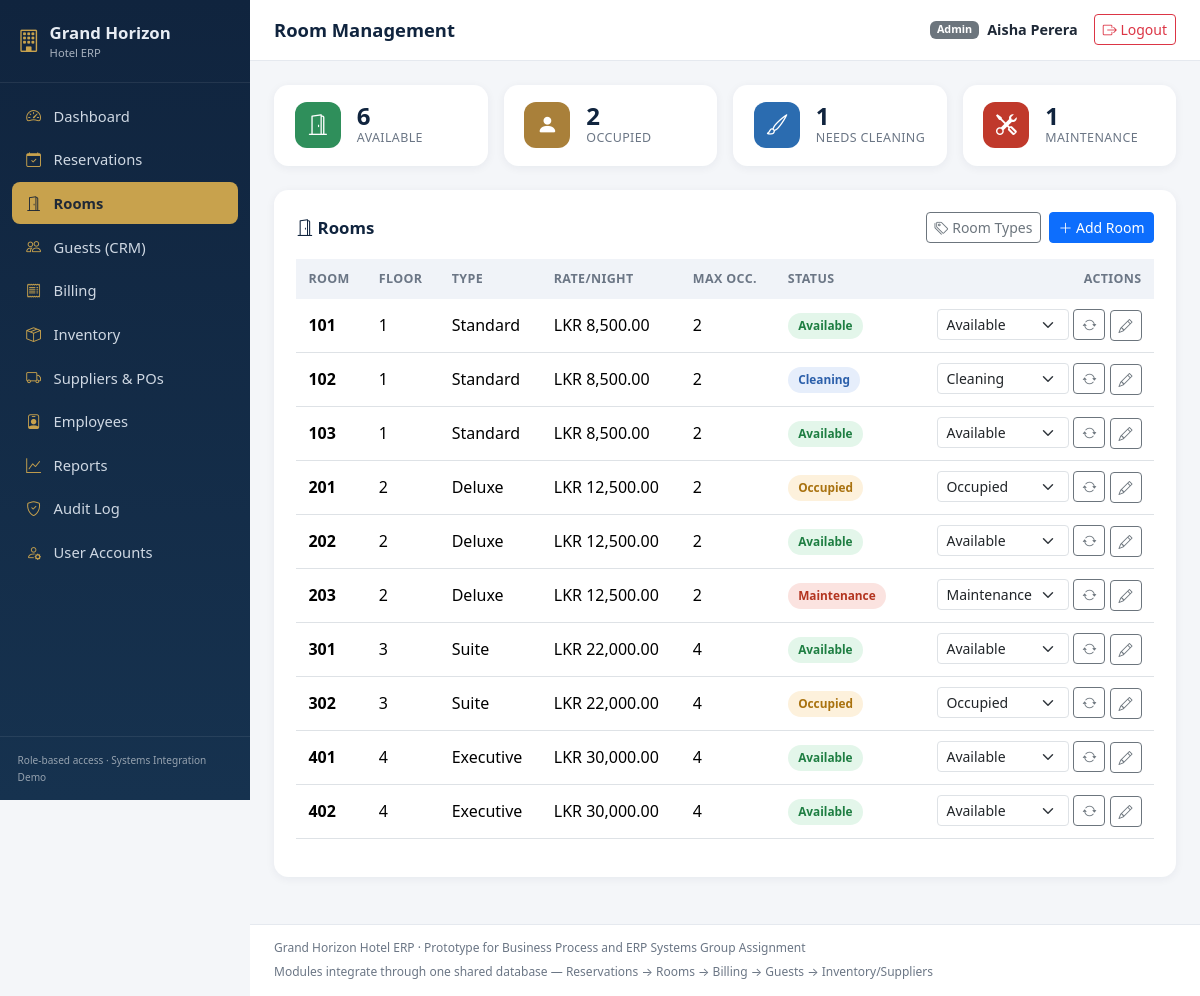
/modules/rooms/list.php (signed in), run on the app's committed database.
### tables this page shows
CREATE TABLE Rooms (
    RoomID       INT AUTO_INCREMENT PRIMARY KEY,
    RoomNumber   VARCHAR(10) NOT NULL UNIQUE,
    RoomTypeID   INT NOT NULL,
    Floor        INT NOT NULL DEFAULT 1,
    Status       ENUM('Available','Occupied','Maintenance','Cleaning') NOT NULL DEFAULT 'Available',
    Notes        VARCHAR(255) NULL,
    FOREIGN KEY (RoomTypeID) REFERENCES RoomTypes(RoomTypeID)
);

CREATE TABLE RoomTypes (
    RoomTypeID   INT AUTO_INCREMENT PRIMARY KEY,
    TypeName     VARCHAR(50) NOT NULL,
    BaseRate     DECIMAL(10,2) NOT NULL,
    MaxOccupancy INT NOT NULL DEFAULT 2,
    Description  VARCHAR(255) NULL
);

### includes/functions.php (called while the page is built, shortened)
<?php
function e(?string $value): string
{
    return htmlspecialchars($value ?? '', ENT_QUOTES, 'UTF-8');
}
function formatMoney(?float $amount): string
{
    return 'LKR ' . number_format((float) $amount, 2);
}

### modules/rooms/list.php (the view, shortened to what this page needs)
<?php
require_once __DIR__ . '/../../includes/auth.php';
$role = $_SESSION['role_name'];
$canManage = in_array($role, ['Admin','Manager'], true);
$rooms = $pdo->query(
    "SELECT rm.RoomID, rm.RoomNumber, rm.Floor, rm.Status, rm.Notes, rt.TypeName, rt.BaseRate, rt.MaxOccupancy
     FROM Rooms rm JOIN RoomTypes rt ON rt.RoomTypeID = rm.RoomTypeID
     ORDER BY rm.Floor, rm.RoomNumber"
)->fetchAll();
$statusCounts = ['Available'=>0,'Occupied'=>0,'Cleaning'=>0,'Maintenance'=>0];
foreach ($rooms as $r) { $statusCounts[$r['Status']] = ($statusCounts[$r['Status']] ?? 0) + 1; }
require __DIR__ . '/../../includes/header.php';
?>
<div class="row g-3 mb-4">
  <div class="col-6 col-lg-3"><div class="kpi-card"><div class="kpi-icon bg-icon-green"><i class="bi bi-door-open"></i></div><div><div class="kpi-value"><?= $statusCounts['Available'] ?></div><div class="kpi-label">Available</div></div></div></div>
  <div class="col-6 col-lg-3"><div class="kpi-card"><div class="kpi-icon bg-icon-gold"><i class="bi bi-person-fill"></i></div><div><div class="kpi-value"><?= $statusCounts['Occupied'] ?></div><div class="kpi-label">Occupied</div></div></div></div>
  <div class="col-6 col-lg-3"><div class="kpi-card"><div class="kpi-icon bg-icon-blue"><i class="bi bi-brush"></i></div><div><div class="kpi-value"><?= $statusCounts['Cleaning'] ?></div><div class="kpi-label">Needs Cleaning</div></div></div></div>
  <div class="col-6 col-lg-3"><div class="kpi-card"><div class="kpi-icon bg-icon-red"><i class="bi bi-tools"></i></div><div><div class="kpi-value"><?= $statusCounts['Maintenance'] ?></div><div class="kpi-label">Maintenance</div></div></div></div>
</div>
<div class="section-card">
  <div class="d-flex justify-content-between align-items-center flex-wrap gap-2 mb-3">
    <h2 class="mb-0"><i class="bi bi-door-open"></i> Rooms</h2>
    <?php if ($canManage): ?>
      <div class="d-flex gap-2">
        <a href="types.php" class="btn btn-sm btn-outline-secondary"><i class="bi bi-tags"></i> Room Types</a>
        <a href="add.php" class="btn btn-sm btn-primary"><i class="bi bi-plus-lg"></i> Add Room</a>
      </div>
    <?php endif; ?>
  </div>
  <div class="table-responsive">
    <table class="table erp-table align-middle">
      <thead>
        <tr><th>Room</th><th>Floor</th><th>Type</th><th>Rate/Night</th><th>Max Occ.</th><th>Status</th><th class="text-end">Actions</th></tr>
      </thead>
      <tbody>
        <?php foreach ($rooms as $r): ?>
        <tr>
          <td><strong><?= e($r['RoomNumber']) ?></strong></td>
          <td><?= (int) $r['Floor'] ?></td>
          <td><?= e($r['TypeName']) ?></td>
          <td><?= formatMoney($r['BaseRate']) ?></td>
          <td><?= (int) $r['MaxOccupancy'] ?></td>
          <td><span class="status-pill status-<?= e($r['Status']) ?>"><?= e($r['Status']) ?></span></td>
          <td class="text-end">
            <form method="post" action="update-status.php" class="d-inline-flex gap-1">
              <select name="status" class="form-select form-select-sm" style="width:auto;display:inline-block;">
                <?php foreach (['Available','Occupied','Cleaning','Maintenance'] as $s): ?>
                  <option value="<?= $s ?>" <?= $r['Status']===$s?'selected':'' ?>><?= $s ?></option>
                <?php endforeach; ?>
              </select>
              <button class="btn btn-sm btn-outline-secondary" type="submit"><i class="bi bi-arrow-repeat"></i></button>
            </form>
            <?php if ($canManage): ?>
              <a href="edit.php?id=<?= (int) $r['RoomID'] ?>" class="btn btn-sm btn-outline-secondary"><i class="bi bi-pencil"></i></a>
            <?php endif; ?>
          </td>
        </tr>
        <?php endforeach; ?>
      </tbody>
    </table>
  </div>
</div>
<?php require __DIR__ . '/../../includes/footer.php'; ?>

### assets/css/style.css (style rules this page uses)
:root { --brand-navy: #10243e; --brand-navy-light: #16324f; --brand-gold: #c8a24d; --brand-gold-dark: #a9803a; --bg-app: #f4f6f9; --text-muted: #6b7685; --card-radius: 0.9rem; }
* { box-sizing: border-box; }
body { background: var(--bg-app); font-family: 'Segoe UI', system-ui, -apple-system, sans-serif; color: #1f2937; }
.kpi-card { border-radius: var(--card-radius); padding: 1.1rem 1.3rem; background: #fff; box-shadow: 0 2px 10px rgba(16,36,62,0.06); display: flex; align-items: center; gap: 1rem; }
.kpi-card .kpi-icon { width: 46px; height: 46px; border-radius: 12px; display: flex; align-items: center; justify-content: center; font-size: 1.3rem; color: #fff; flex-shrink: 0; }
.kpi-card .kpi-value { font-size: 1.5rem; font-weight: 700; color: var(--brand-navy); line-height: 1.1; }
.kpi-card .kpi-label { font-size: 0.78rem; color: var(--text-muted); text-transform: uppercase; letter-spacing: 0.03em; }
.bg-icon-gold { background: var(--brand-gold-dark); }
.bg-icon-green { background: #2f8f5b; }
.bg-icon-red { background: #c0392b; }
.bg-icon-blue { background: #2b6cb0; }
.section-card { background: #fff; border-radius: var(--card-radius); box-shadow: 0 2px 10px rgba(16,36,62,0.06); padding: 1.4rem; margin-bottom: 1.4rem; }
.section-card h2 { font-size: 1.05rem; font-weight: 700; color: var(--brand-navy); margin-bottom: 1rem; }
table.erp-table thead th { background: #f0f3f8; font-size: 0.78rem; text-transform: uppercase; letter-spacing: 0.03em; color: var(--text-muted); border-bottom: none; }
table.erp-table td, table.erp-table th { vertical-align: middle; padding: 0.65rem 0.75rem; }
.status-pill { padding: 0.25rem 0.65rem; border-radius: 999px; font-size: 0.74rem; font-weight: 600; display: inline-block; }
.status-Available, .status-Paid, .status-CheckedOut, .status-Received, .status-Approved { background: #e3f6ea; color: #1e7e42; }
.status-Occupied, .status-Booked, .status-CheckedIn, .status-Pending { background: #fdf1dc; color: #a9720f; }
.status-Maintenance, .status-Cancelled, .status-Unpaid { background: #fbe3e0; color: #b3341f; }
.status-Cleaning, .status-Partial { background: #e6eefb; color: #2b5faa; }

### data on the page
rooms: RoomNumber "101", Floor "1", RoomTypeID.TypeName "Standard", RoomTypeID.BaseRate "LKR 8,500.00", RoomTypeID.MaxOccupancy "2", Status "Available", status "Available"
rooms: RoomNumber "102", Floor "1", RoomTypeID.TypeName "Standard", RoomTypeID.BaseRate "LKR 8,500.00", RoomTypeID.MaxOccupancy "2", Status "Cleaning", status "Cleaning"
rooms: RoomNumber "103", Floor "1", RoomTypeID.TypeName "Standard", RoomTypeID.BaseRate "LKR 8,500.00", RoomTypeID.MaxOccupancy "2", Status "Available", status "Available"
rooms: RoomNumber "201", Floor "2", RoomTypeID.TypeName "Deluxe", RoomTypeID.BaseRate "LKR 12,500.00", RoomTypeID.MaxOccupancy "2", Status "Occupied", status "Occupied"
rooms: RoomNumber "202", Floor "2", RoomTypeID.TypeName "Deluxe", RoomTypeID.BaseRate "LKR 12,500.00", RoomTypeID.MaxOccupancy "2", Status "Available", status "Available"
rooms: RoomNumber "203", Floor "2", RoomTypeID.TypeName "Deluxe", RoomTypeID.BaseRate "LKR 12,500.00", RoomTypeID.MaxOccupancy "2", Status "Maintenance", status "Maintenance"
rooms: RoomNumber "301", Floor "3", RoomTypeID.TypeName "Suite", RoomTypeID.BaseRate "LKR 22,000.00", RoomTypeID.MaxOccupancy "4", Status "Available", status "Available"
rooms: RoomNumber "302", Floor "3", RoomTypeID.TypeName "Suite", RoomTypeID.BaseRate "LKR 22,000.00", RoomTypeID.MaxOccupancy "4", Status "Occupied", status "Occupied"
rooms: RoomNumber "401", Floor "4", RoomTypeID.TypeName "Executive", RoomTypeID.BaseRate "LKR 30,000.00", RoomTypeID.MaxOccupancy "4", Status "Available", status "Available"
rooms: RoomNumber "402", Floor "4", RoomTypeID.TypeName "Executive", RoomTypeID.BaseRate "LKR 30,000.00", RoomTypeID.MaxOccupancy "4", Status "Available", status "Available"

### other printed values
$item['label'] "Dashboard"
$item['label'] "Reservations"
$item['label'] "Rooms"
$item['label'] "Guests (CRM)"
$item['label'] "Billing"
$item['label'] "Inventory"
$item['label'] "Suppliers & POs"
$item['label'] "Employees"
$item['label'] "Reports"
$item['label'] "Audit Log"
$item['label'] "User Accounts"
$pageTitle "Room Management"
$user['role'] "Admin"
$user['name'] "Aisha Perera"
$statusCounts['Available'] "6"
